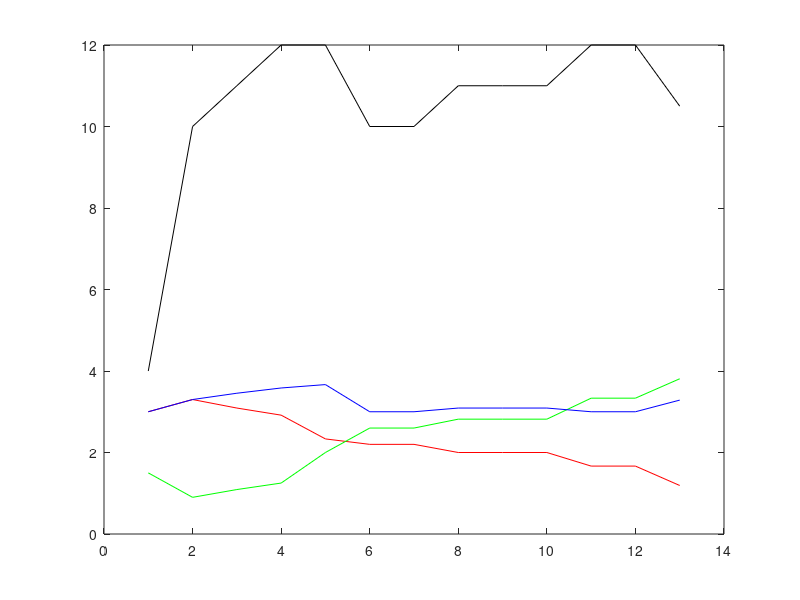

Recreate this plot in MATLAB. (Note: this script raises an error after producing the figure.)
%    N P K
teasp = 4.92892159; %ml
ref_two_lits = 2/3.79;

FM= [5 0 1];
FG= [2 1 6];
FB= [0 5 4];

CV = [7.5 3 6];
CF = [3 4 5];

GHplan = [2 1 1; 5 4 1; 5 4.5 1.5; 5 5 2; 4 4 4; 4 1 5; 4 1 5; 4 1 6; 4 1 6; 4 1 6; 4 0 8; 4 0 8; 2.5 0 8]
Weeks = 1:size(GHplan,1);
GHStrength = sum(GHplan,2);
Nitrogen = GHplan*[FM(1) FG(1) FB(1)]' ./ GHStrength;
Phosphorus = GHplan*[FM(2) FG(2) FB(2)]' ./ GHStrength;
Potassium = GHplan*[FM(3) FG(3) FB(3)]' ./ GHStrength;

 
figure(1);
plot(Weeks,Nitrogen,'red');
hold on;
plot(Weeks,Phosphorus,'green');
plot(Weeks,Potassium,'blue');
plot(Weeks, GHStrength,'black');
hold off;

%in this case the third number is plain water+
%Cplan = [ 1.8 0.2 2; 2 0 2];
Cplan=[];
[VV,VF,VW]= meshgrid(0:60,0:60,0:60);
[N, P, K] = Compo(VV,VF,VW);
for i = 1:size(Weeks,2)
TN = Nitrogen(i);
TP = Phosphorus(i);
TK = Potassium(i);
npkdist = sqrt((N - TN).^2 + (P-TP).^2 + (K - TK).^2);
[opt, optI] = min(npkdist(:));
[Ia, Ib, Ic] = ind2sub(size(npkdist),optI)

Cplan = [Cplan; [VV(Ia,Ib,Ic), VF(Ia,Ib,Ic), VW(Ia,Ib,Ic)]];

end

Weeks = 1:size(Cplan,1);
CStrength = sum(Cplan,2);
Nitrogen = Cplan*[CV(1) CF(1) 0]' ./ CStrength;
Phosphorus = Cplan*[CF(2) CF(2) 0]' ./ CStrength;
Potassium = Cplan*[CV(3) CF(3) 0]' ./ CStrength;
figure(1);
hold on;
plot(Weeks,Nitrogen,'.','color','red');
plot(Weeks,Phosphorus,'.','color','green');
plot(Weeks,Potassium,'.','color','blue');
%plot(Weeks, CStrength,'.','color','black');
hold off;

Cplan = [Cplan(:,1).*GHStrength./CStrength ...
         Cplan(:,2).*GHStrength./CStrength ...
         Cplan(:,3).*GHStrength./CStrength]

Cplan_2l_teasp = chop(Cplan *ref_two_lits/ teasp,1)
chop(Cplan_2l_teasp,1)*teasp
%figure(2);
